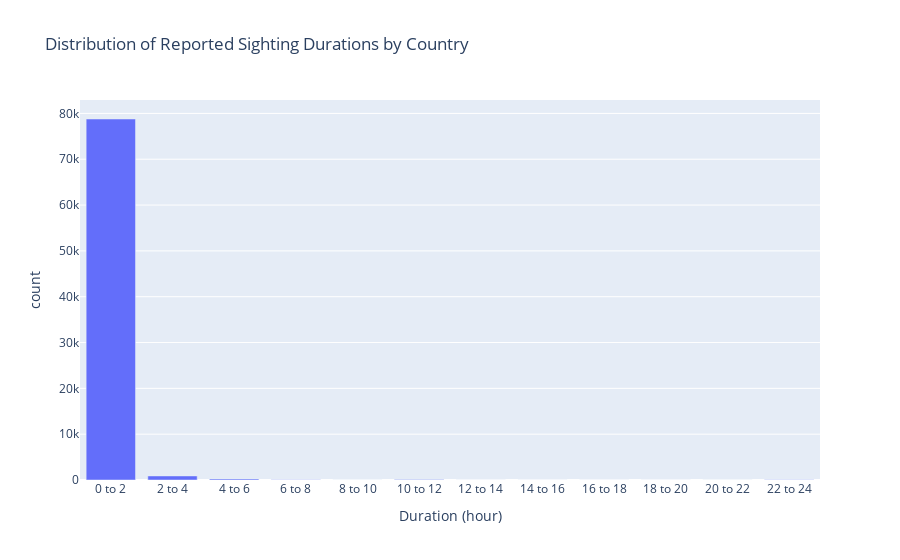

Write notebook code for a chart like this one.
### Markdown cell above
The duration of sightings is dominated by reported hours less than 2 hours

### Code cell
durationbar = px.bar(dfg, x ='duration_hour_bin', y='count',
                    title = title, labels = labels
                    )

durationbar.update_xaxes(categoryorder='array', categoryarray= ['0 to 2', '2 to 4', '4 to 6', '6 to 8', '8 to 10', '10 to 12', '12 to 14', '14 to 16', '16 to 18', '18 to 20', '20 to 22', '22 to 24'])
durationbar.show()

### Figure 1 — Plotly figure (JSON) as saved in the notebook; plotly's stock layout.template omitted (floating-point values rounded to 4 significant figures)
{"data": [{"alignmentgroup": "True", "hovertemplate": "Duration (hour)=%{x}<br>count=%{y}<extra></extra>", "legendgroup": "", "marker": {"color": "#636efa", "pattern": {"shape": ""}}, "name": "", "offsetgroup": "", "orientation": "v", "showlegend": false, "textposition": "auto", "type": "bar", "x": ["0 to 2", "10 to 12", "12 to 14", "14 to 16", "16 to 18", "18 to 20", "2 to 4", "20 to 22", "22 to 24", "4 to 6", "6 to 8", "8 to 10"], "xaxis": "x", "y": [78780, 101, 4, 6, 3, 2, 886, 22, 38, 238, 51, 19], "yaxis": "y"}], "layout": {"barmode": "relative", "legend": {"tracegroupgap": 0}, "title": {"text": "Distribution of Reported Sighting Durations by Country"}, "xaxis": {"anchor": "y", "categoryarray": ["0 to 2", "2 to 4", "4 to 6", "6 to 8", "8 to 10", "10 to 12", "12 to 14", "14 to 16", "16 to 18", "18 to 20", "20 to 22", "22 to 24"], "categoryorder": "array", "domain": [0, 1], "title": {"text": "Duration (hour)"}}, "yaxis": {"anchor": "x", "domain": [0, 1], "title": {"text": "count"}}}}
